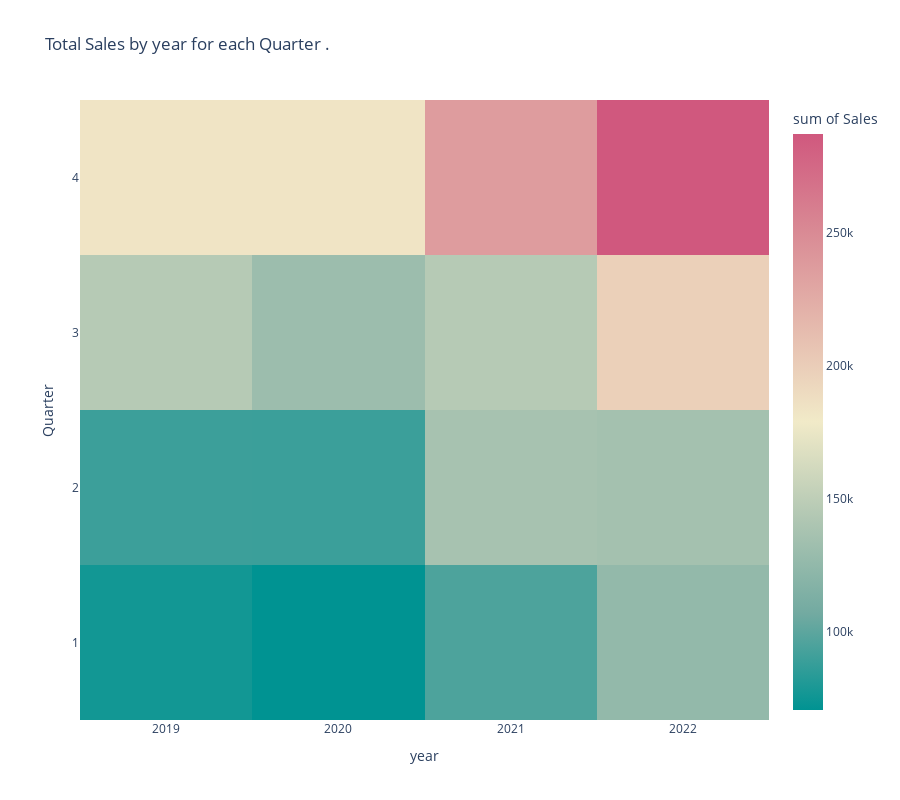

The notebook cell saved with this chart:
### Code cell
px.density_heatmap(clv , x = 'year', y= 'Quarter' , z = 'Sales' , title='Total Sales by year for each Quarter .' , color_continuous_scale='tealrose' , template='plotly_white',height=800 )

### Figure 1 — Plotly figure (JSON) as saved in the notebook; plotly's stock layout.template omitted (floating-point values rounded to 4 significant figures; data arrays with more than 128 entries replaced by an {"elided": "..."} marker saying what was removed)
{"data": [{"coloraxis": "coloraxis", "histfunc": "sum", "hovertemplate": "year=%{x}<br>Quarter=%{y}<br>sum of Sales=%{z}<extra></extra>", "name": "", "type": "histogram2d", "x": {"elided": "9544 str values"}, "xaxis": "x", "xbingroup": "x", "y": {"elided": "9544 str values"}, "yaxis": "y", "ybingroup": "y", "z": {"elided": "9544 float values"}}], "layout": {"coloraxis": {"colorbar": {"title": {"text": "sum of Sales"}}, "colorscale": [[0, "rgb(0, 147, 146)"], [0.1667, "rgb(114, 170, 161)"], [0.3333, "rgb(177, 199, 179)"], [0.5, "rgb(241, 234, 200)"], [0.6667, "rgb(229, 185, 173)"], [0.8333, "rgb(217, 137, 148)"], [1, "rgb(208, 88, 126)"]]}, "height": 800, "legend": {"tracegroupgap": 0}, "title": {"text": "Total Sales by year for each Quarter ."}, "xaxis": {"anchor": "y", "domain": [0, 1], "title": {"text": "year"}}, "yaxis": {"anchor": "x", "domain": [0, 1], "title": {"text": "Quarter"}}}}
